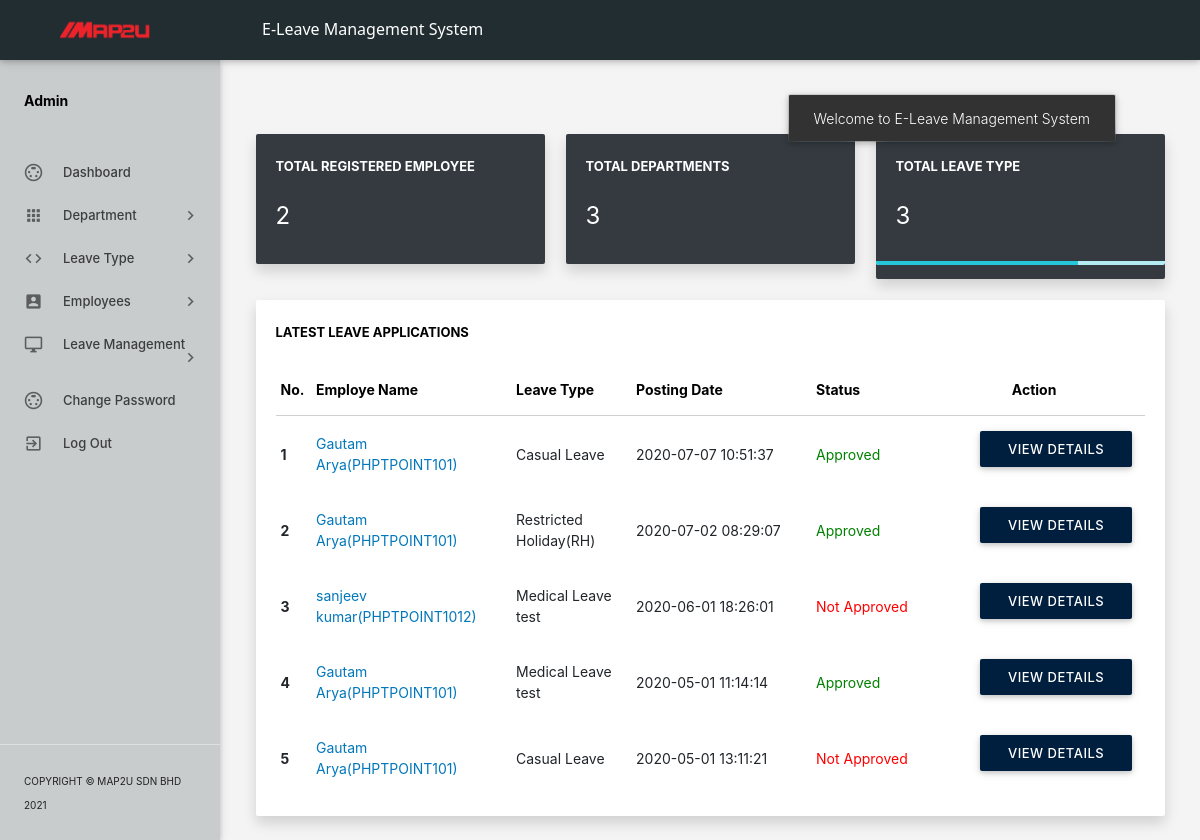
/admin/dashboard.php (signed in), run on an earlier commit of the app's database.
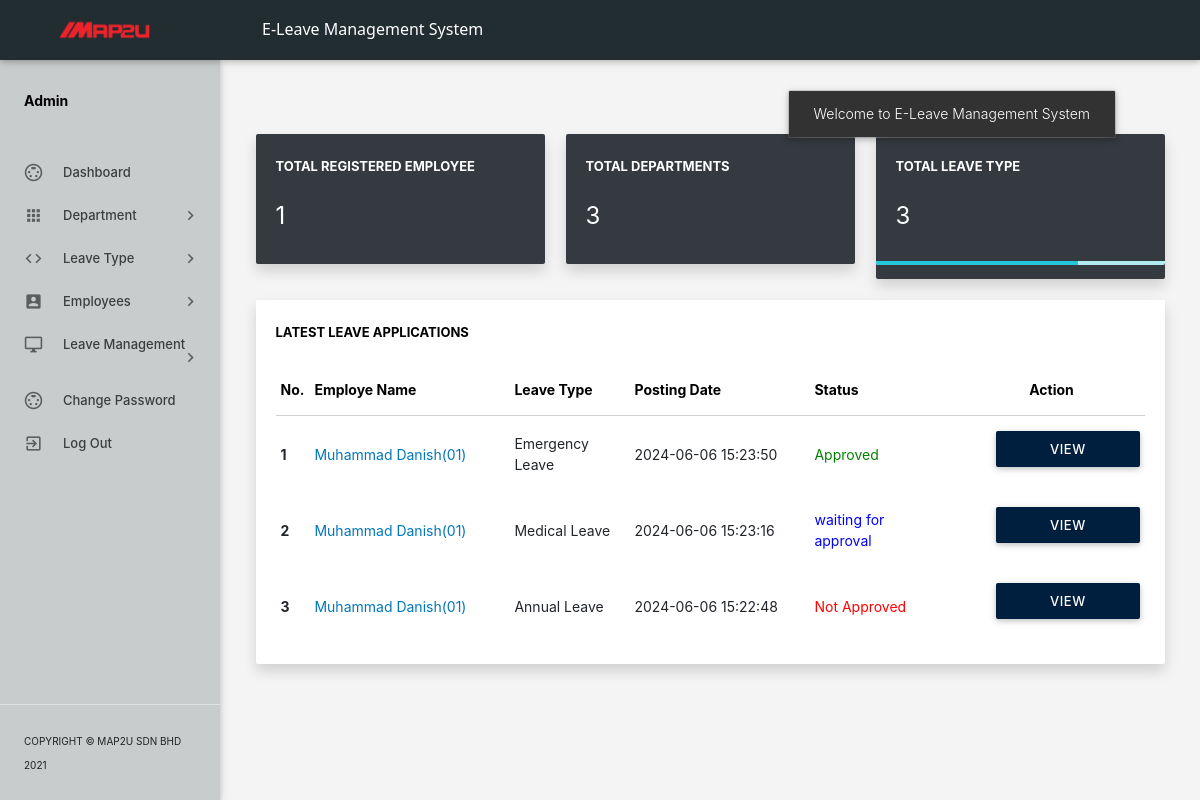
And on a later commit of the database.
### tables this page shows
CREATE TABLE `tblleaves` (
  `id` int NOT NULL,
  `LeaveType` varchar(110) NOT NULL,
  `ToDate` varchar(120) NOT NULL,
  `FromDate` varchar(120) NOT NULL,
  `Description` mediumtext NOT NULL,
  `PostingDate` timestamp NOT NULL DEFAULT CURRENT_TIMESTAMP,
  `AdminRemark` mediumtext,
  `AdminRemarkDate` varchar(120) DEFAULT NULL,
  `Status` int NOT NULL,
  `IsRead` int NOT NULL,
  `empid` int DEFAULT NULL
);

CREATE TABLE `tblemployees` (
  `id` int NOT NULL,
  `EmpId` varchar(100) NOT NULL,
  `FirstName` varchar(150) NOT NULL,
  `LastName` varchar(150) NOT NULL,
  `EmailId` varchar(200) NOT NULL,
  `Password` varchar(180) NOT NULL,
  `Gender` varchar(100) NOT NULL,
  `Dob` varchar(100) NOT NULL,
  `Department` varchar(255) NOT NULL,
  `Address` varchar(255) NOT NULL,
  `City` varchar(200) NOT NULL,
  `Country` varchar(150) NOT NULL,
  `Phonenumber` char(11) NOT NULL,
  `Status` int NOT NULL,
  `RegDate` timestamp NOT NULL DEFAULT CURRENT_TIMESTAMP
);

### admin/dashboard.php (the view, shortened to what the changed rows need)
<?php
include('includes/config.php');
if(strlen($_SESSION['alogin'])==0)
    {
header('location:index.php');
}
else{
?>
<!DOCTYPE html>
<html lang="en">
    <head>
        <link rel="stylesheet" href="https://maxcdn.bootstrapcdn.com/bootstrap/4.5.0/css/bootstrap.min.css">
        <link type="text/css" rel="stylesheet" href="../assets/plugins/materialize/css/materialize.css"/>
        <link href="../assets/plugins/metrojs/MetroJs.min.css" rel="stylesheet">
        <link href="../assets/plugins/weather-icons-master/css/weather-icons.min.css" rel="stylesheet">
        <link href="../assets/css/alpha.min.css" rel="stylesheet" type="text/css"/>
        <link href="../assets/css/style.css" rel="stylesheet" type="text/css"/>
    </head>
    <body>
           <?php include('includes/header.php');?>
       <?php include('includes/sidebar.php');?>
            <main class="mn-inner mt-5">
                <div class="">
                    <div class="row no-m-t no-m-b">
                    <div class="col s12 m12 col-md-4 l4">
                        <div class="card stats-card border-0 shadow bg-dark ">
                            <div class="card-content">
                                <span class="card-title text-white">Total Registered Employee</span>
                                <span class="stats-counter text-white">
<?php
$sql = "SELECT id from tblemployees";
$query = $dbh -> prepare($sql);
$query->execute();
$empcount=$query->rowCount();
?>
                                    <span class="counter"><?php echo htmlentities($empcount);?></span></span>
                            </div>
                            <div id="sparkline-bar"></div>
                        </div>
                    </div>
                        <div class="col s12 m12 col-md-4 l4">
                        <div class="card stats-card border-0 shadow bg-dark">
                            <div class="card-content">
                                <span class="card-title text-white">Total Departments </span>
    <?php
$sql = "SELECT id from tbldepartments";
$query = $dbh -> prepare($sql);
$query->execute();
$dptcount=$query->rowCount();
?>
                                <span class="stats-counter text-white"><span class="counter"><?php echo htmlentities($dptcount);?></span></span>
                            </div>
                            <div id="sparkline-line"></div>
                        </div>
                    </div>
                    <div class="col s12 m12 col-md-4 l4">
                        <div class="card stats-card border-0 shadow bg-dark">
                            <div class="card-content">
                                <span class="card-title text-white">Total leave Type</span>
                                    <?php
$sql = "SELECT id from  tblleavetype";
$query = $dbh -> prepare($sql);
$query->execute();
$leavtypcount=$query->rowCount();
?>
                                <span class="stats-counter text-white"><span class="counter"><?php echo htmlentities($leavtypcount);?></span></span>
                            </div>
                            <div class="progress stats-card-progress">
                                <div class="determinate" style="width: 70%"></div>
                            </div>
                        </div>
                    </div>
                </div>
                    <div class="row no-m-t no-m-b">
                        <div class="col s12 m12 l12 col-md-12">
                            <div class="card invoices-card border-0 shadow">
                                <div class="card-content">
                                    <span class="card-title black-text">Latest Leave Applications</span>
                             <table id="example" class="display responsive-table bg-transparent">
                                    <thead>
                                        <tr>
                                            <th class="black-text">No.</th>
                                            <th width="200" class="black-text">Employe Name</th>
                                            <th width="120" class="black-text">Leave Type</th>
                                             <th width="180" class="black-text">Posting Date</th>
                                            <th class="black-text">Status</th>
                                            <th style="Position:relative; right:-88px;" class="black-text text-center" >Action</th>
                                        </tr>
                                    </thead>
                                    <tbody>
<?php $sql = "SELECT tblleaves.id as lid,tblemployees.FirstName,tblemployees.LastName,tblemployees.EmpId,tblemployees.id,tblleaves.LeaveType,tblleaves.PostingDate,tblleaves.Status from tblleaves join tblemployees on tblleaves.empid=tblemployees.id order by lid desc limit 6";
$query = $dbh -> prepare($sql);
$query->execute();
$results=$query->fetchAll(PDO::FETCH_OBJ);
$cnt=1;
if($query->rowCount() > 0)
{
foreach($results as $result)
{
      ?>
                                        <tr>
                                            <td> <b><?php echo htmlentities($cnt);?></b></td>
                                              <td><a href="editemployee.php?empid=<?php echo htmlentities($result->id);?>" target="_blank"><?php echo htmlentities($result->FirstName." ".$result->LastName);?>(<?php echo htmlentities($result->EmpId);?>)</a></td>
                                            <td><?php echo htmlentities($result->LeaveType);?></td>
                                            <td><?php echo htmlentities($result->PostingDate);?></td>
                                                                       <td><?php $stats=$result->Status;
if($stats==1){
                                             ?>
                                                 <span style="color: green">Approved</span>
                                                 <?php } if($stats==2)  { ?>
                                                <span style="color: red">Not Approved</span>
                                                 <?php } if($stats==0)  { ?>
 <span style="color: blue">waiting for approval</span>
 <?php } ?>
                                             </td>
          <td>
           <td><a href="leave-details.php?leaveid=<?php echo htmlentities($result->lid);?>" class="waves-effect waves-light btn blue m-b-xs"  > View Details</a></td>
                                    </tr>
                                         <?php $cnt++;} }?>
                                    </tbody>
                                </table>
                                </div>
                            </div>
                        </div>
                    </div>
                </div>
            </main>
        </div>
    </body>
</html>
<?php } ?>

What changed in the data, as far as the page shows it:
removed tblleaves: tblemployees.FirstName+LastName "Gautam Arya", tblemployees.EmpId "PHPTPOINT101", LeaveType "Casual Leave", PostingDate "2020-07-07 10:51:37", Status "Approved"
removed tblleaves: tblemployees.FirstName+LastName "Gautam Arya", tblemployees.EmpId "PHPTPOINT101", LeaveType "Restricted Holiday(RH)", PostingDate "2020-07-02 08:29:07", Status "Approved"
removed tblleaves: tblemployees.FirstName+LastName "sanjeev kumar", tblemployees.EmpId "PHPTPOINT1012", LeaveType "Medical Leave test", PostingDate "2020-06-01 18:26:01", Status "Not Approved"
removed tblleaves: tblemployees.FirstName+LastName "Gautam Arya", tblemployees.EmpId "PHPTPOINT101", LeaveType "Medical Leave test", PostingDate "2020-05-01 11:14:14", Status "Approved"
removed tblleaves: tblemployees.FirstName+LastName "Gautam Arya", tblemployees.EmpId "PHPTPOINT101", LeaveType "Casual Leave", PostingDate "2020-05-01 13:11:21", Status "Not Approved"
added tblleaves: tblemployees.FirstName+LastName "Muhammad Danish", tblemployees.EmpId "01", LeaveType "Emergency Leave", PostingDate "2024-06-06 15:23:50", Status "Approved"
added tblleaves: tblemployees.FirstName+LastName "Muhammad Danish", tblemployees.EmpId "01", LeaveType "Medical Leave", PostingDate "2024-06-06 15:23:16", Status "waiting for approval"
added tblleaves: tblemployees.FirstName+LastName "Muhammad Danish", tblemployees.EmpId "01", LeaveType "Annual Leave", PostingDate "2024-06-06 15:22:48", Status "Not Approved"
Also different on the page:
$empcount: "2" → "1"
